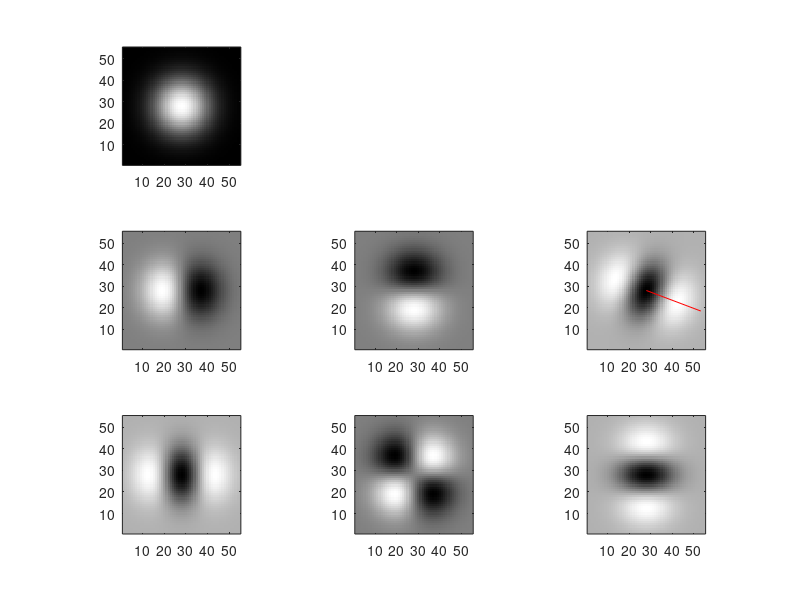

This figure's MATLAB source: (Note: this script raises an error after producing the figure.)
function [G,Gx,Gy,Gxx,Gxy,Gyy] = Gfilt(sigma,halfwidth)

% set debug flag
f_debug = false; if nargin==0, f_debug = true; end

if nargin<1, sigma = 9; end
if nargin<2, halfwidth = 3*sigma; end

sigmasq = sigma*sigma;
x	= (-halfwidth:halfwidth)';
g	= exp(-0.5* (x.*x)/sigmasq);
dg	= -x/sigmasq .* g;
ddg	= (-1/sigmasq * g) - (x/sigmasq .* dg);

G	= g*g';
Gx	= g*dg';
Gy	= dg*g';
Gxx	= g*ddg';
Gxy	= dg*dg';
Gyy	= ddg*g';

if ~f_debug, return; end

figure(1); clf; colormap(gray(256)); sbsz = [4,3];
subplot(3,3,1); imagesc(G); axis('image','xy');
% 	subplot(3,3,2); plot(x,g,'b',x,dg,'r',x,ddg,'g');
subplot(3,3,4); imagesc(Gx); axis('image','xy');
subplot(3,3,5); imagesc(Gy); axis('image','xy');
subplot(3,3,7); imagesc(Gxx); axis('image','xy');
subplot(3,3,8); imagesc(Gxy); axis('image','xy');
subplot(3,3,9); imagesc(Gyy); axis('image','xy');

t = rand*pi-pi/2
subplot(3,3,6); 
	imagesc(Gxx*cos(t)*cos(t)+Gyy*sin(t)*sin(t)+Gxy*sin(2*t)); axis('image','xy');
	c = halfwidth+1;
	hold on; plot(c+[0,3*sigma*cos(t)],c+[0,3*sigma*sin(t)],'r-');

[xx,yy] = meshgrid(x,x);
sigma = sigma/sqrt(2);
sigmasq = sigma*sigma;
x	= (-halfwidth:halfwidth)';
g2	= exp(-0.5* (x.*x)/sigmasq);
G2	= g2*g2';
figure(2); clf; colormap(gray(256)); sbsz = [7,2];
	mysubplot(sbsz); imagesc(xx.*yy); axis('image','xy');
	mysubplot(sbsz); imagesc(xx.*xx-yy.*yy); axis('image','xy');
	mysubplot(sbsz); imagesc(Gxy); axis('image','xy');
	mysubplot(sbsz); imagesc(Gxx-Gyy); axis('image','xy');
	mysubplot(sbsz); imagesc(G.*xx.*yy); axis('image','xy');
	mysubplot(sbsz); imagesc(G.*(xx.*xx-yy.*yy)); axis('image','xy');
	mysubplot(sbsz); imagesc(Gx.*Gy); axis('image','xy');
	mysubplot(sbsz); imagesc(Gx.*Gx-Gy.*Gy); axis('image','xy');
	mysubplot(sbsz); imagesc(Gx.*Gx); axis('image','xy');
	mysubplot(sbsz); imagesc(Gy.*Gy); axis('image','xy');
	tmp1 = conv2(Gx.*Gx,G2,'same');
	tmp2 = conv2(Gy.*Gy,G2,'same');
	mysubplot(sbsz); imagesc(tmp1); axis('image','xy');
	mysubplot(sbsz); imagesc(Gxx); axis('image','xy');
	mysubplot(sbsz); imagesc(tmp1-tmp2); axis('image','xy');
	mysubplot(sbsz); imagesc(Gxx-Gyy); axis('image','xy');
	
	

figpath = 'U:\projects\mammography\figs\filtering\';
imwrite(uint8(normim(Gx)*255),[figpath,'Gx.png']);
imwrite(uint8(normim(Gy)*255),[figpath,'Gy.png']);

imwrite(uint8(normim(Gxx)*255),[figpath,'Gxx.png']);
imwrite(uint8(normim(Gyy)*255),[figpath,'Gyy.png']);
imwrite(uint8(normim(Gxy)*255),[figpath,'Gxy.png']);
imwrite(uint8(normim(Gxx-Gyy)*255),[figpath,'Gxx-Gyy.png']);

imwrite(uint8(normim(Gx.*Gx)*255),[figpath,'GxGx.png']);
imwrite(uint8(normim(Gy.*Gy)*255),[figpath,'GyGy.png']);
imwrite(uint8(normim(Gx.*Gy)*255),[figpath,'GxGy.png']);
imwrite(uint8(normim(Gx.*Gx-Gy.*Gy)*255),[figpath,'GxGx-GyGy.png']);
	
clear G Gx Gy Gxx Gxy Gyy;
